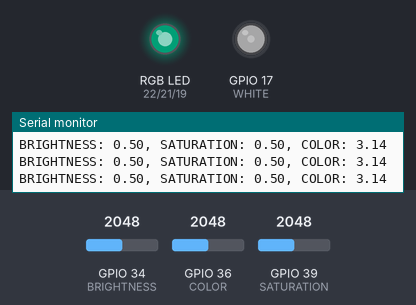
This sketch was run on a simulated ESP32. Parts: an RGB LED mixed from three pins (HIGH = lit), output pins drawn as LEDs (lit = HIGH), the last lines printed to the serial monitor. The inputs (shaded band) are chosen by the test bench; at power-on: GPIO 36 (COLOR) = 2048, GPIO 39 (SATURATION) = 2048, GPIO 34 (BRIGHTNESS) = 2048. Dim RGB values are drawn brighter than linear.

Above: at 1.2 s.
1.3 s: GPIO 36 (COLOR) set to 2866
At 2.5 s:
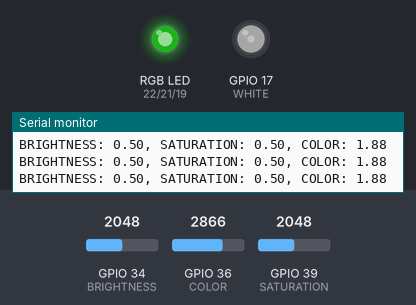
2.8 s: GPIO 39 (SATURATION) set to 2866
At 3.9 s:
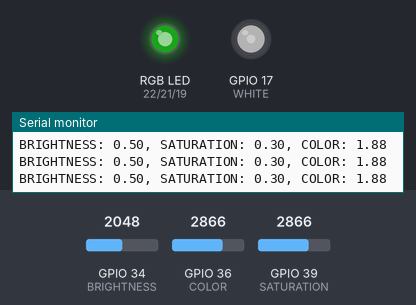
4.3 s: GPIO 34 (BRIGHTNESS) set to 491
At 4.9 s:
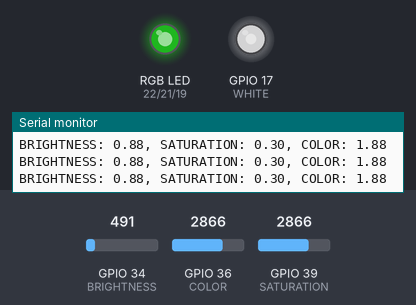
5.8 s: GPIO 36 (COLOR) set to 3603
At 7.0 s:
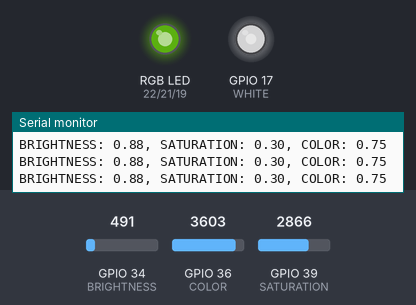
7.3 s: GPIO 39 (SATURATION) set to 3603
At 8.4 s:
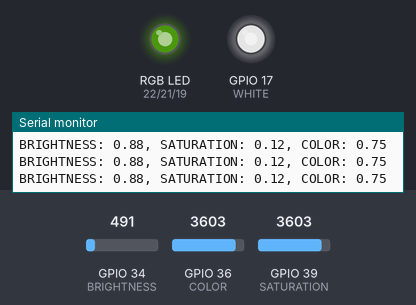
8.8 s: GPIO 34 (BRIGHTNESS) set to 2866
At 9.4 s:
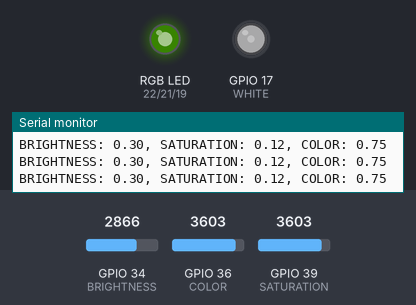
Timing chart, 0 to 11.3 s (numbered marks = the images above; inputs shaded):
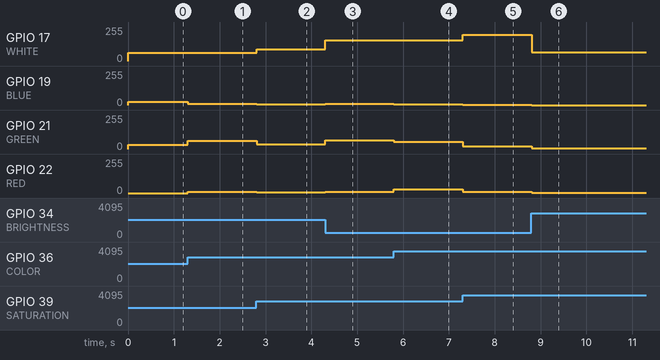

Measured:
- after the input at 1.3 s, GPIO 19 (BLUE): 23/255 → 10/255 at once; GPIO 21 (GREEN): 31/255 → 61/255 at once; GPIO 22 (RED): 0/255 → 10/255 at once
- after the input at 2.8 s, GPIO 17 (WHITE): 63/255 → 89/255 at once; GPIO 19 (BLUE), GPIO 22 (RED): 10/255 → 6/255 at once; GPIO 21 (GREEN): 61/255 → 37/255 at once
- after the input at 4.3 s, GPIO 17 (WHITE): 89/255 → 157/255 at once; GPIO 19 (BLUE), GPIO 22 (RED): 6/255 → 11/255 at once; GPIO 21 (GREEN): 37/255 → 65/255 at once
- after the input at 5.8 s, GPIO 19 (BLUE): 11/255 → 5/255 at once; GPIO 21 (GREEN): 65/255 → 56/255 at once; GPIO 22 (RED): 11/255 → 29/255 at once
- after the input at 7.3 s, GPIO 17 (WHITE): 157/255 → 197/255 at once; GPIO 19 (BLUE): 5/255 → 2/255 at once; GPIO 21 (GREEN): 56/255 → 22/255 at once; GPIO 22 (RED): 29/255 → 11/255 at once
- after the input at 8.8 s, GPIO 17 (WHITE): 197/255 → 67/255 at once; GPIO 19 (BLUE): 2/255 → 0/255 at once; GPIO 21 (GREEN): 22/255 → 7/255 at once; GPIO 22 (RED): 11/255 → 3/255 at once

The sketch:

LightWithPots.ino
```cpp
#define RED 22
#define GREEN 21
#define BLUE 19
#define WHITE 17
#define BRIGHTNESS 34
#define SATURATION 39
#define COLOR 36
void setup() {
  Serial.begin(115200);
  pinMode(RED, OUTPUT);
  pinMode(GREEN, OUTPUT);
  pinMode(BLUE, OUTPUT);
  pinMode(WHITE, OUTPUT);

}

void loop() {
    float brightness_value = (float) analogRead(BRIGHTNESS) / 4095;
    brightness_value = 1 - brightness_value;
    float saturation_value = (float) analogRead(SATURATION) / 4095;
    saturation_value = 1 - saturation_value;
    float color_value = (float) (4095 - analogRead(COLOR)) / 652;

    uint8_t r = uint8_t(127.5 * (cos(color_value) + 1));
    uint8_t g = uint8_t(127.5 * (sin(color_value) + 1));
    uint8_t b = uint8_t(255 - (r + g) / 2);

    analogWrite(RED, (float) saturation_value * brightness_value * r * 0.5);
    analogWrite(GREEN, (float) saturation_value * brightness_value * g);
    analogWrite(BLUE, (float) saturation_value * brightness_value * b * 0.5);
    analogWrite(WHITE, (float) 255 * brightness_value * (1 - saturation_value));
    delay(10);
    Serial.print("BRIGHTNESS: ");
    Serial.print(brightness_value);
    Serial.print(", SATURATION: ");
    Serial.print(saturation_value);
    Serial.print(", COLOR: ");
    Serial.println(color_value);
}
```
